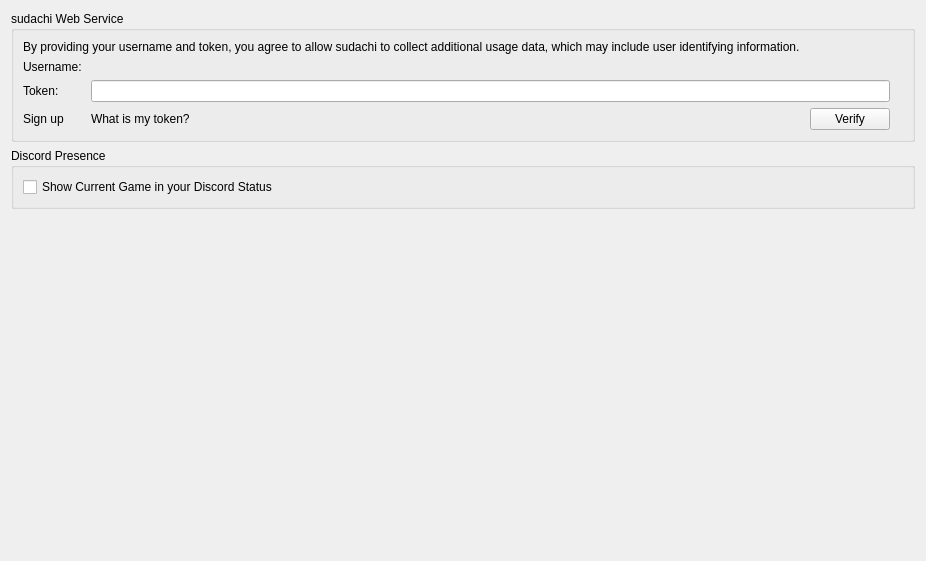
<?xml version="1.0" encoding="UTF-8"?>
<ui version="4.0">
 <class>ConfigureWeb</class>
 <widget class="QWidget" name="ConfigureWeb">
  <property name="geometry">
   <rect>
    <x>0</x>
    <y>0</y>
    <width>926</width>
    <height>561</height>
   </rect>
  </property>
  <property name="windowTitle">
   <string>Form</string>
  </property>
  <property name="accessibleName">
   <string>Web</string>
  </property>
  <layout class="QVBoxLayout" name="verticalLayout">
   <item>
    <layout class="QVBoxLayout" name="verticalLayout_3">
     <item>
      <widget class="QGroupBox" name="groupBoxWebConfig">
       <property name="title">
        <string>sudachi Web Service</string>
       </property>
       <layout class="QVBoxLayout" name="verticalLayoutSudachiWebService">
        <item>
         <widget class="QLabel" name="web_credentials_disclaimer">
          <property name="text">
           <string>By providing your username and token, you agree to allow sudachi to collect additional usage data, which may include user identifying information.</string>
          </property>
         </widget>
        </item>
        <item>
         <layout class="QGridLayout" name="gridLayoutSudachiUsername">
          <item row="2" column="3">
           <widget class="QPushButton" name="button_verify_login">
            <property name="sizePolicy">
             <sizepolicy hsizetype="Fixed" vsizetype="Fixed">
              <horstretch>0</horstretch>
              <verstretch>0</verstretch>
             </sizepolicy>
            </property>
            <property name="layoutDirection">
             <enum>Qt::RightToLeft</enum>
            </property>
            <property name="text">
             <string>Verify</string>
            </property>
           </widget>
          </item>
          <item row="2" column="0">
           <widget class="QLabel" name="web_signup_link">
            <property name="text">
             <string>Sign up</string>
            </property>
           </widget>
          </item>
          <item row="0" column="1" colspan="3">
           <widget class="QLabel" name="username"/>
          </item>
          <item row="1" column="0">
           <widget class="QLabel" name="label_token">
            <property name="text">
             <string>Token: </string>
            </property>
           </widget>
          </item>
          <item row="1" column="4">
           <widget class="QLabel" name="label_token_verified"/>
          </item>
          <item row="0" column="0">
           <widget class="QLabel" name="label_username">
            <property name="text">
             <string>Username: </string>
            </property>
           </widget>
          </item>
          <item row="1" column="1" colspan="3">
           <widget class="QLineEdit" name="edit_token">
            <property name="maxLength">
             <number>80</number>
            </property>
            <property name="echoMode">
             <enum>QLineEdit::Password</enum>
            </property>
           </widget>
          </item>
          <item row="2" column="1">
           <widget class="QLabel" name="web_token_info_link">
            <property name="text">
             <string>What is my token?</string>
            </property>
           </widget>
          </item>
          <item row="2" column="2">
           <spacer name="horizontalSpacer">
            <property name="orientation">
             <enum>Qt::Horizontal</enum>
            </property>
            <property name="sizeHint" stdset="0">
             <size>
              <width>40</width>
              <height>20</height>
             </size>
            </property>
           </spacer>
          </item>
         </layout>
        </item>
       </layout>
      </widget>
     </item>
    </layout>
   </item>
   <item>
    <widget class="QGroupBox" name="discord_group">
     <property name="title">
      <string>Discord Presence</string>
     </property>
     <layout class="QVBoxLayout" name="verticalLayout_21">
      <item>
       <widget class="QCheckBox" name="toggle_discordrpc">
        <property name="text">
         <string>Show Current Game in your Discord Status</string>
        </property>
       </widget>
      </item>
     </layout>
    </widget>
   </item>
   <item>
    <spacer name="verticalSpacer">
     <property name="orientation">
      <enum>Qt::Vertical</enum>
     </property>
     <property name="sizeHint" stdset="0">
      <size>
       <width>20</width>
       <height>40</height>
      </size>
     </property>
    </spacer>
   </item>
  </layout>
 </widget>
 <resources/>
 <connections/>
</ui>
